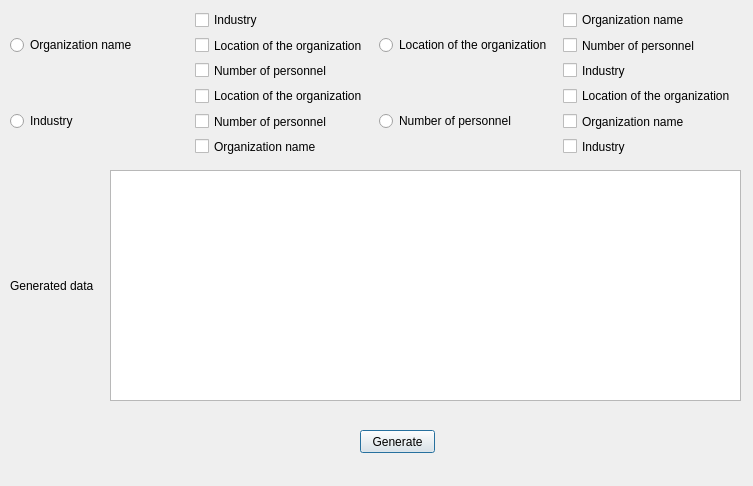
<?xml version="1.0" encoding="UTF-8"?>
<ui version="4.0">
 <class>choice_of_generation</class>
 <widget class="QDialog" name="choice_of_generation">
  <property name="geometry">
   <rect>
    <x>0</x>
    <y>0</y>
    <width>753</width>
    <height>486</height>
   </rect>
  </property>
  <property name="windowTitle">
   <string>Dialog</string>
  </property>
  <widget class="QTextEdit" name="textEdit">
   <property name="geometry">
    <rect>
     <x>110</x>
     <y>170</y>
     <width>631</width>
     <height>231</height>
    </rect>
   </property>
  </widget>
  <widget class="QLabel" name="label">
   <property name="geometry">
    <rect>
     <x>10</x>
     <y>270</y>
     <width>91</width>
     <height>31</height>
    </rect>
   </property>
   <property name="text">
    <string>Generated data</string>
   </property>
  </widget>
  <widget class="QPushButton" name="pushButton">
   <property name="geometry">
    <rect>
     <x>360</x>
     <y>430</y>
     <width>75</width>
     <height>23</height>
    </rect>
   </property>
   <property name="text">
    <string>Generate</string>
   </property>
  </widget>
  <widget class="QWidget" name="layoutWidget">
   <property name="geometry">
    <rect>
     <x>10</x>
     <y>10</y>
     <width>731</width>
     <height>146</height>
    </rect>
   </property>
   <layout class="QVBoxLayout" name="verticalLayout_5">
    <item>
     <layout class="QHBoxLayout" name="horizontalLayout_6">
      <item>
       <layout class="QHBoxLayout" name="horizontalLayout">
        <item>
         <widget class="QRadioButton" name="Organiz">
          <property name="text">
           <string>Organization name</string>
          </property>
         </widget>
        </item>
        <item>
         <layout class="QVBoxLayout" name="verticalLayout">
          <item>
           <widget class="QCheckBox" name="checkBox_3">
            <property name="text">
             <string>Industry</string>
            </property>
           </widget>
          </item>
          <item>
           <widget class="QCheckBox" name="checkBox_2">
            <property name="text">
             <string>Location of the organization</string>
            </property>
           </widget>
          </item>
          <item>
           <widget class="QCheckBox" name="checkBox">
            <property name="text">
             <string>Number of personnel</string>
            </property>
           </widget>
          </item>
         </layout>
        </item>
       </layout>
      </item>
      <item>
       <layout class="QHBoxLayout" name="horizontalLayout_2">
        <item>
         <widget class="QRadioButton" name="Location">
          <property name="text">
           <string>Location of the organization</string>
          </property>
         </widget>
        </item>
        <item>
         <layout class="QVBoxLayout" name="verticalLayout_2">
          <item>
           <widget class="QCheckBox" name="checkBox_7">
            <property name="text">
             <string>Organization name</string>
            </property>
           </widget>
          </item>
          <item>
           <widget class="QCheckBox" name="checkBox_8">
            <property name="text">
             <string>Number of personnel</string>
            </property>
           </widget>
          </item>
          <item>
           <widget class="QCheckBox" name="checkBox_6">
            <property name="text">
             <string>Industry</string>
            </property>
           </widget>
          </item>
         </layout>
        </item>
       </layout>
      </item>
     </layout>
    </item>
    <item>
     <layout class="QHBoxLayout" name="horizontalLayout_5">
      <item>
       <layout class="QHBoxLayout" name="horizontalLayout_3">
        <item>
         <widget class="QRadioButton" name="Industry">
          <property name="text">
           <string>Industry</string>
          </property>
         </widget>
        </item>
        <item>
         <layout class="QVBoxLayout" name="verticalLayout_3">
          <item>
           <widget class="QCheckBox" name="checkBox_15">
            <property name="text">
             <string>Location of the organization</string>
            </property>
           </widget>
          </item>
          <item>
           <widget class="QCheckBox" name="checkBox_16">
            <property name="text">
             <string>Number of personnel</string>
            </property>
           </widget>
          </item>
          <item>
           <widget class="QCheckBox" name="checkBox_14">
            <property name="text">
             <string>Organization name</string>
            </property>
           </widget>
          </item>
         </layout>
        </item>
       </layout>
      </item>
      <item>
       <layout class="QHBoxLayout" name="horizontalLayout_4">
        <item>
         <widget class="QRadioButton" name="Staff">
          <property name="text">
           <string>Number of personnel</string>
          </property>
         </widget>
        </item>
        <item>
         <layout class="QVBoxLayout" name="verticalLayout_4">
          <item>
           <widget class="QCheckBox" name="checkBox_11">
            <property name="text">
             <string>Location of the organization</string>
            </property>
           </widget>
          </item>
          <item>
           <widget class="QCheckBox" name="checkBox_12">
            <property name="text">
             <string>Organization name</string>
            </property>
           </widget>
          </item>
          <item>
           <widget class="QCheckBox" name="checkBox_10">
            <property name="text">
             <string>Industry</string>
            </property>
           </widget>
          </item>
         </layout>
        </item>
       </layout>
      </item>
     </layout>
    </item>
   </layout>
  </widget>
 </widget>
 <resources/>
 <connections/>
</ui>
